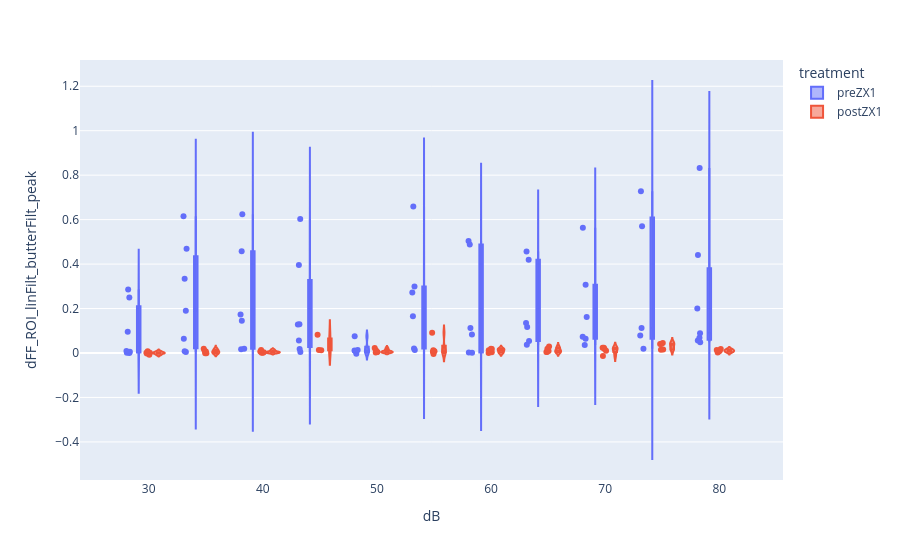

The notebook cell saved with this chart:
### Code cell
# plot peak response amplitudes across sound intensities

import plotly.express as px

# # histogram showing averaged peak dFF across intensities between pre- and post-ZX1
# fig = px.histogram(df_drop_drop[df_drop_drop['dir']==expDir], x="dB", y="dFF_ROI_linFilt_butterFilt_peak",
#                    color="treatment", barmode='group', histfunc='avg', height=400)

# # violin plot showing distribution of peak dFF across intensities between pre- and post-ZX1
# dFF response
fig = px.violin(df_drop_drop, y="dFF_ROI_linFilt_butterFilt_peak", x="dB", color="treatment", box=True, points='all')

# dF response
# fig = px.violin(df_drop_drop[df_drop_drop['dir']==expDir], y="dF_ROI_linFilt_butterFilt_peak", x="dB", color="treatment", box=True, points='all')

fig.show()

### Figure 1 — Plotly figure (JSON) as saved in the notebook; plotly's stock layout.template omitted (floating-point values rounded to 4 significant figures)
{"data": [{"alignmentgroup": "True", "box": {"visible": true}, "hovertemplate": "treatment=preZX1<br>dB=%{x}<br>dFF_ROI_linFilt_butterFilt_peak=%{y}<extra></extra>", "legendgroup": "preZX1", "marker": {"color": "#636efa"}, "name": "preZX1", "offsetgroup": "preZX1", "orientation": "v", "points": "all", "scalegroup": "True", "showlegend": true, "type": "violin", "x": [30, 35, 50, 75, 40, 60, 55, 80, 35, 65, 70, 30, 45, 70, 65, 50, 30, 75, 35, 60, 55, 40, 45, 80, 80, 40, 30, 55, 75, 35, 60, 45, 65, 70, 30, 70, 55, 75, 45, 35, 65, 80, 50, 40, 60, 60, 35, 75, 30, 50, 80, 45, 70, 65, 40, 55, 70, 35, 30, 55, 80, 65, 40, 60, 45, 50, 80, 45], "x0": " ", "xaxis": "x", "y": [0.0005, 0.004734, 0.008959, 0.7273, 0.6237, 0.4878, 0.6589, 0.8321, 0.615, 0.4199, 0.5635, 0.001421, 0.004221, 0.07357, 0.1168, -0.003461, 0.005769, 0.07913, 0.4684, 0.002425, 0.2986, 0.1727, 0.6026, 0.2005, 0.4411, 0.458, 0.008612, 0.2727, 0.5698, 0.3336, 0.504, 0.3954, 0.4561, 0.3068, 0.2859, 0.1621, 0.1653, 0.1124, 0.1285, 0.1896, 0.1347, 0.08916, 0.01297, 0.1449, 0.1123, 0.08286, 0.06408, 0.01942, 0.09594, 0.07504, 0.04798, 0.05651, 0.06418, 0.03687, 0.01651, 0.01384, 0.03616, 0.007363, 0.2491, 0.01997, 0.06836, 0.05407, 0.01947, 0.00133, 0.01742, 0.01112, 0.05606, 0.1289], "y0": " ", "yaxis": "y"}, {"alignmentgroup": "True", "box": {"visible": true}, "hovertemplate": "treatment=postZX1<br>dB=%{x}<br>dFF_ROI_linFilt_butterFilt_peak=%{y}<extra></extra>", "legendgroup": "postZX1", "marker": {"color": "#EF553B"}, "name": "postZX1", "offsetgroup": "postZX1", "orientation": "v", "points": "all", "scalegroup": "True", "showlegend": true, "type": "violin", "x": [30, 35, 75, 40, 50, 60, 65, 70, 30, 60, 40, 80, 50, 45, 30, 65, 70, 75, 55, 35, 70, 65, 55, 35, 60, 45, 80, 40, 75, 50, 65, 75, 35, 80, 70, 50, 60, 55, 30, 45, 40, 40, 80, 30, 65, 35, 60, 55, 70, 50, 75, 50, 55, 80], "x0": " ", "xaxis": "x", "y": [-0.008185, 0.006372, 0.04015, 0.001233, 0.003936, 0.0004771, 0.008954, 0.009683, 0.001092, 0.002865, 0.002947, 0.007088, 0.01199, 0.08209, 0.00801, 0.02872, 0.02415, 0.04054, 0.09091, -0.001149, 0.0231, 0.01947, 0.01248, 0.01039, 0.01282, 0.01348, 0.00999, 0.01387, 0.0449, 0.004714, 0.004942, 0.01627, 0.01913, 0.01375, -0.01336, 0.02209, 0.01786, -0.004009, 0.001268, 0.01251, 0.001646, 0.006169, 0.002367, -0.001794, 0.004197, -0.001051, 0.01915, 0.007576, 0.01744, 0.002642, 0.01505, 0.004239, 0.005358, 0.01817], "y0": " ", "yaxis": "y"}], "layout": {"legend": {"title": {"text": "treatment"}, "tracegroupgap": 0}, "margin": {"t": 60}, "violinmode": "group", "xaxis": {"anchor": "y", "domain": [0, 1], "title": {"text": "dB"}}, "yaxis": {"anchor": "x", "domain": [0, 1], "title": {"text": "dFF_ROI_linFilt_butterFilt_peak"}}}}
